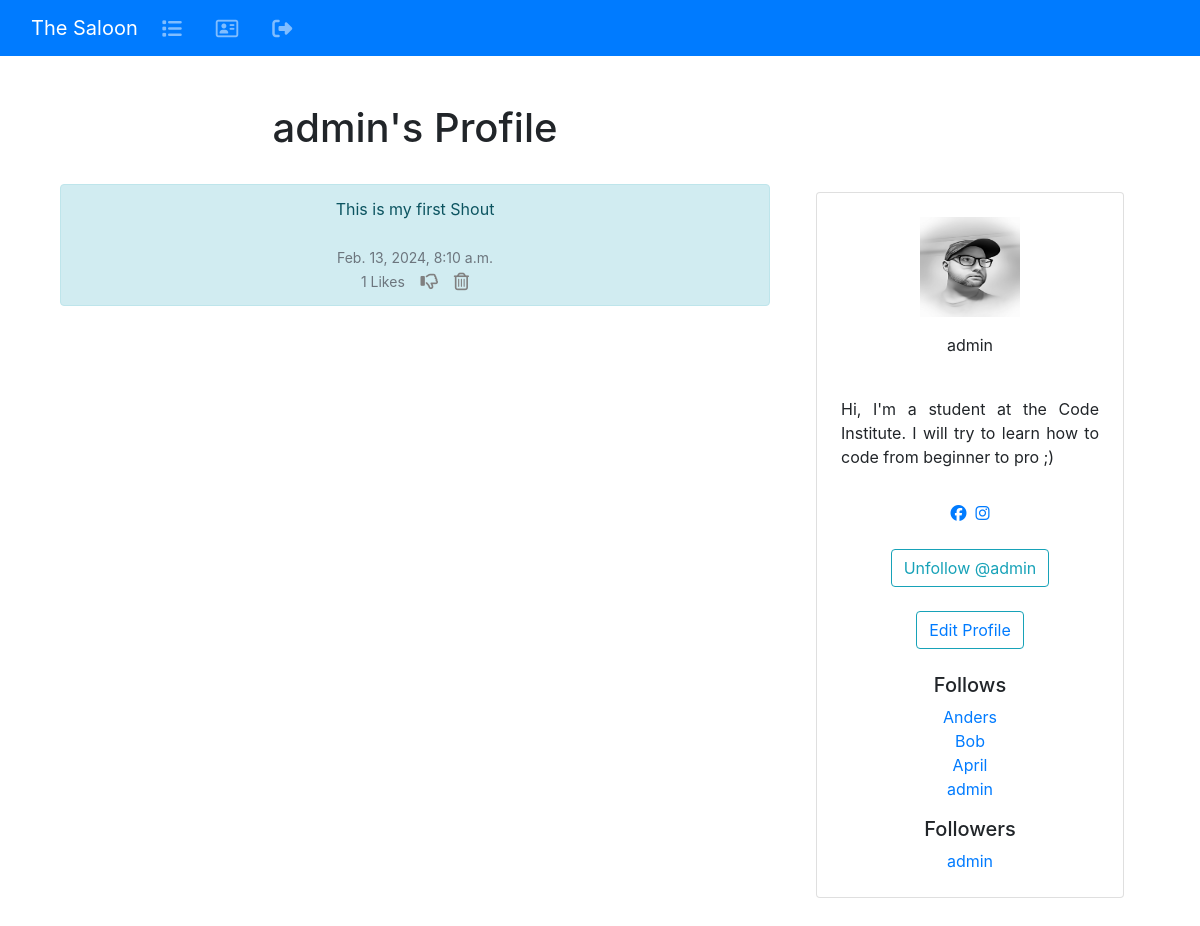
/profile/1 (signed in), run on an earlier commit of the app's database.
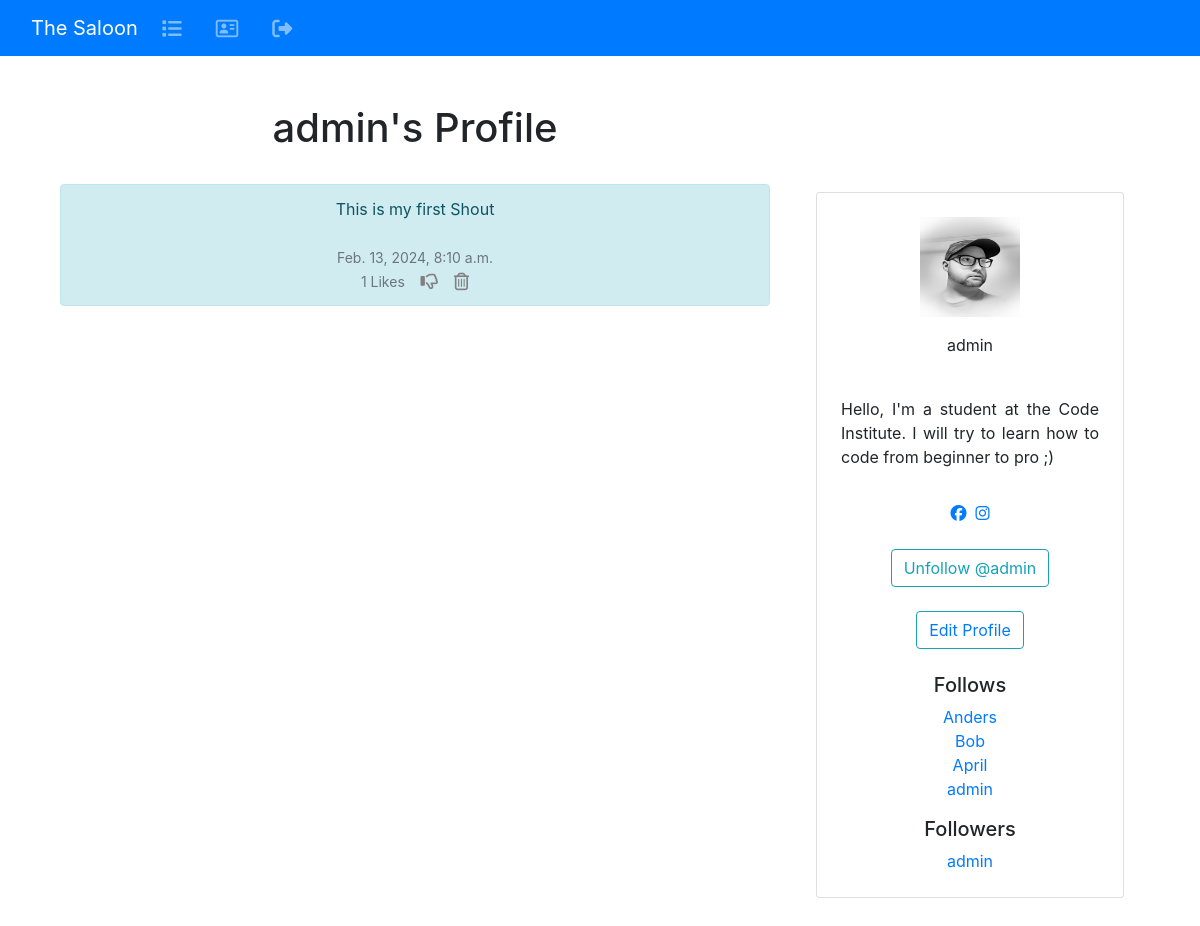
And on a later commit of the database.
### the_saloon/models.py (models this page shows)
class Profile(models.Model):
        user = models.OneToOneField(User, on_delete=models.CASCADE)
        follows = models.ManyToManyField("self",
            related_name="followed_by",
            symmetrical=False,
            blank=True)
        date_modified = models.DateTimeField(User, auto_now=True)
        profile_image = models.ImageField(null=True, blank=True, upload_to="images/")
        profile_bio = models.CharField(null=True, blank=True, max_length=500)
        facebook_link = models.CharField(null=True, blank=True, max_length=100)
        instagram_link = models.CharField(null=True, blank=True, max_length=100)
        linedin_link = models.CharField(null=True, blank=True, max_length=100)
        def __str__(self):
            return self.user.username

### the_saloon/views.py (the view, shortened to what this page needs)
# urls.py: path('profile/<int:pk>', views.profile, name='profile'),
def profile(request, pk):
    if request.user.is_authenticated:
        profile = Profile.objects.get(user_id=pk)
        shouts = Shout.objects.filter(user_id=pk).order_by("-created_at")
        return render(request, "profile.html", {"profile":profile, "shouts":shouts})
    else:
        messages.success(request, ("You must login to see this page..."))
        return redirect('home')

### the_saloon/models.py (called while the page is built)
    def number_of_likes(self):
		    return self.likes.count()

### the_saloon/templates/profile.html (shortened to what this page needs)
{% extends 'base.html' %}
{% block content %}
{% load static %}
{% if profile %}
<div class="container text-center">
  <div class="row">
    <div class="col-8">
      <h1>{{ profile.user.username }}'s Profile</h1>
      <br />
      {% if shouts%}
      {% for shout in shouts %}
      <div class="alert alert-info" role="alert">
        {{ shout.body }}<br /><br />
        <small class="text-muted">
          {{ shout.created_at }}
          <br/>
              {{ shout.number_of_likes }} Likes
                    &nbsp;&nbsp;
                    {% if user in shout.likes.all %}
                    <a href="{% url 'shout_like' shout.id %}"></a>
                    {% else %}
                    <a href="{% url 'shout_like' shout.id %}"><i class="fa-lg fa-regular fa-thumbs-up" style="color:gray"></i></a>
                    {% endif %}
                    {% if request.user.username == profile.user.username %}
                    <a href="{% url 'delete_shout' shout.id %}"></a>
                    {% endif %}
        </small>
      </div><br /></br />
      {% endfor %}
      {% endif %}
    </div>
    <div class="col-4">
      <br/><br/>
      {% if profile.profile_image %}
      <div class="container mt-4 mb-4 p-3 d-flex justify-content-center">
        <div class="card p-4">
          <div class=" image d-flex flex-column justify-content-center align-items-center">
              <img src="{{ profile.profile_image.url }}" height="100" width="100" />
            </button> <span class="name mt-3">{{ profile.user.username }}</span>
                <div class="text mt-3"> <span>{% if profile.profile_bio %}
                  <p align="justify">{{ profile.profile_bio}}</p>
                  </span>
                  {% endif %}
                </div>
                <div class="gap-3 mt-3 icons d-flex flex-row justify-content-center align-items-center">
                  {% if profile.facebook_link %}
                  <a href="{{ profile.facebook_link }}" target="new"><i class="fa-brands fa-facebook"></i></a>
                  {% endif %}
                  {% if profile.instagram_link %}
                  <a href="{{ profile.instagram_link }}" target="new"><i class="fa-brands fa-instagram"></i></a>
                  {% endif %}
                </div>
                <br/>
                  <form method=POST>
                    {% if profile in user.profile.follows.all %}
                    <button class="btn btn-outline-info" name="follow" value="unfollow" type="submit">
                      Unfollow @{{ profile.user.username|lower}}
                    </button>
                    {% else %}
                    <button class="btn btn-outline-info" name="follow" value="follow" type="submit">
                      Follow @{{ profile.user.username|lower}}
                    </button>
                    {% endif %}
                    <br/><br/>
                    <button class="btn btn-outline-info"><a href="{% url 'update_user' %}">Edit Profile</a></button>
                    <br/><br/>
                    <h5> Follows </h5>
                    <p class="card-text">{% for following in profile.follows.all %}
                      <a href="{% url 'profile' following.user.id %}">{{ following }}</a><br />
                      {% endfor %}
                      <h5> Followers </h5>
                      <p class="card-text">{% for following in profile.followed_by.all %}
                        <a href="{% url 'profile' following.user.id %}">{{ following }}</a><br />
                        {% endfor %}
                </div> </div>
      </div>
      {% endif %}
      {% endif %}
      {% endblock %}

What changed in the data, as far as the page shows it:
changed Profile "admin": profile_bio "Hi, I'm a student at the Code Institute. I will try to learn how to code from beginner to pro ;)" → "Hello, I'm a student at the Code Institute. I will try to learn how to code from beginner to pro ;)"
